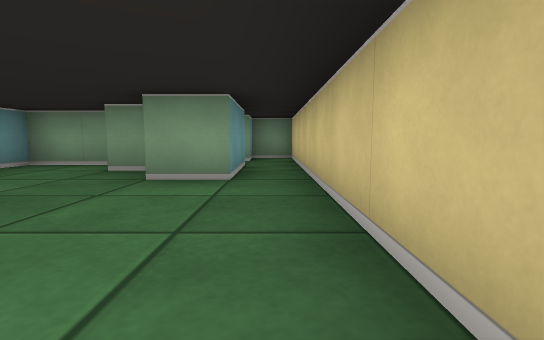
view 1 (above)

18 first-person views from a walk through a cub3D ray-caster map. The camera is about half as high as the walls, tilts 6° down and sees 85° across. The floor is counted in squares. Each view is taken from the middle of a square. On the plan, view 1 faces up. The plan holds only what a view shows up to about 9 squares ahead; the rest is blank. The place goes on beyond the plan.

view 2
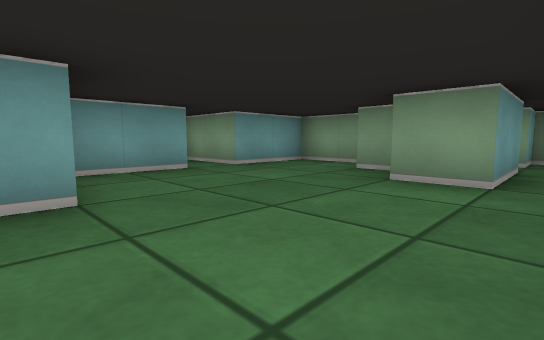

view 3
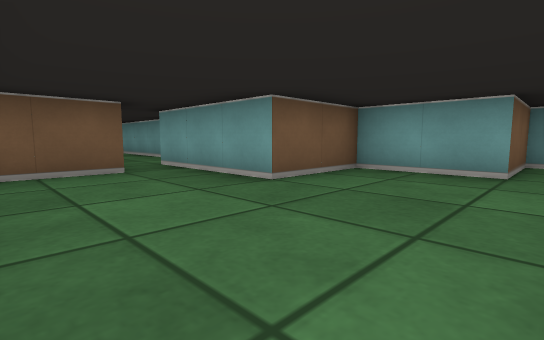

view 4
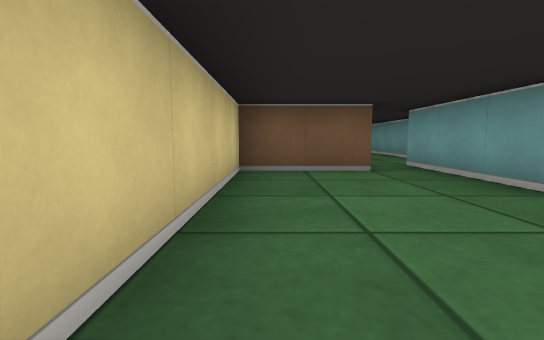

view 5
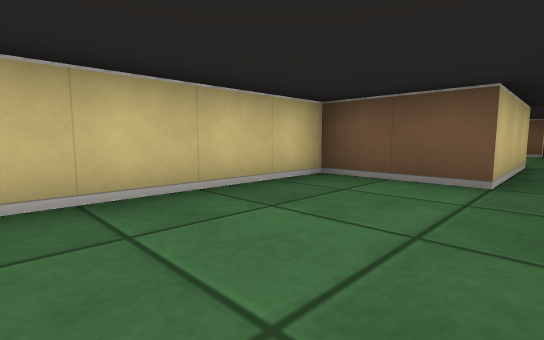

view 6
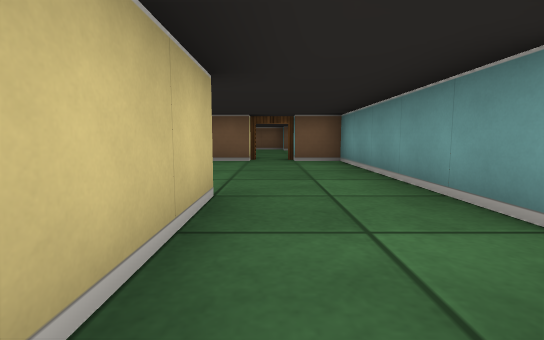

view 7
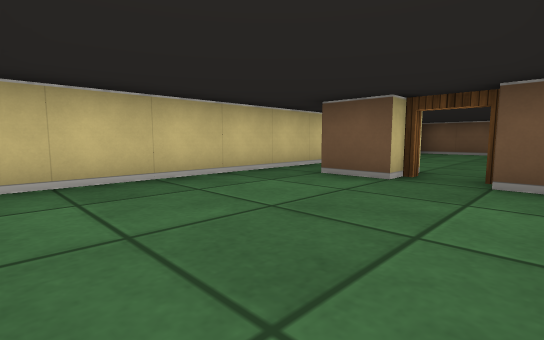

view 8
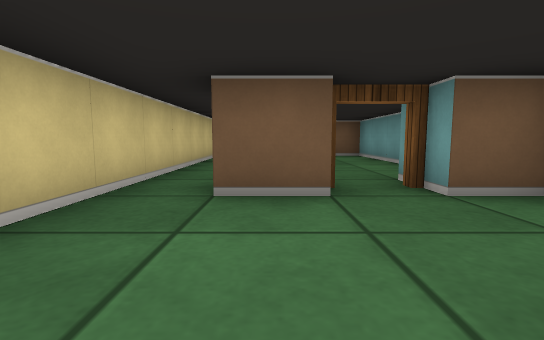

view 9
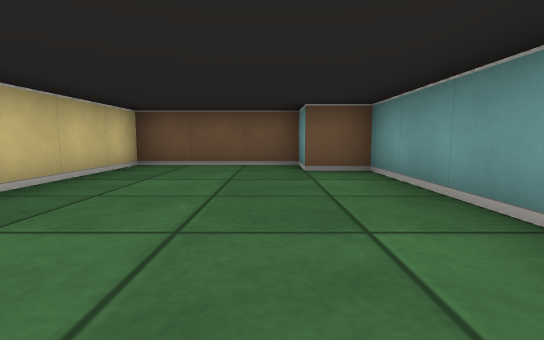

view 10
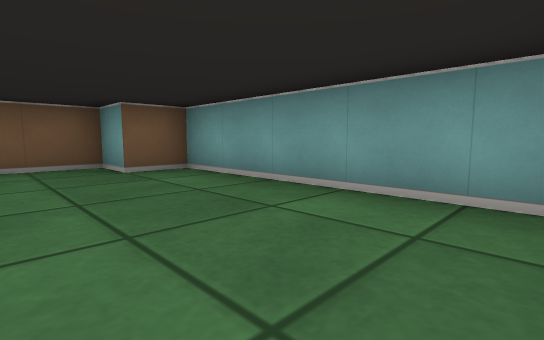

view 11
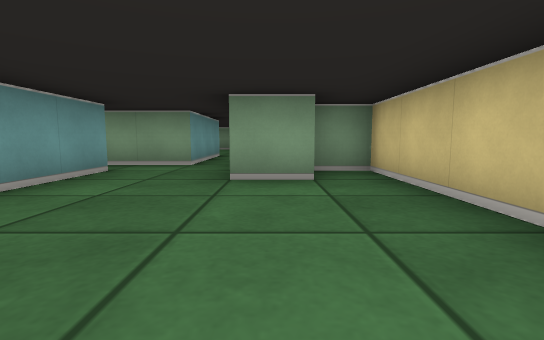

view 12
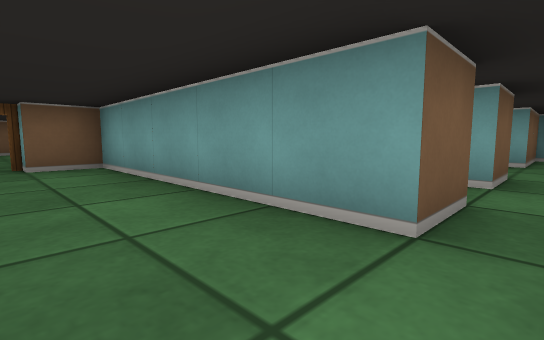

view 13
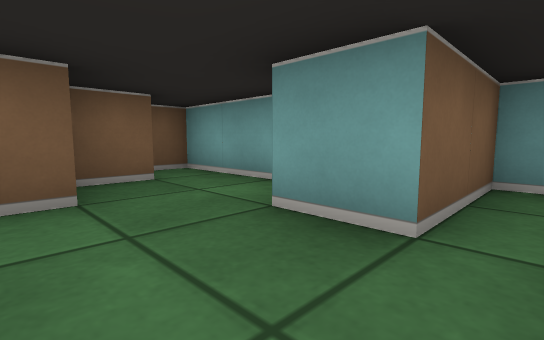

view 14
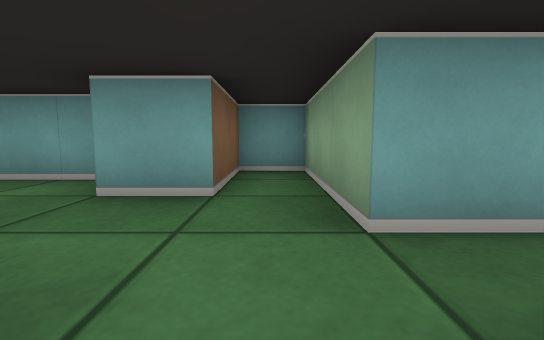

view 15
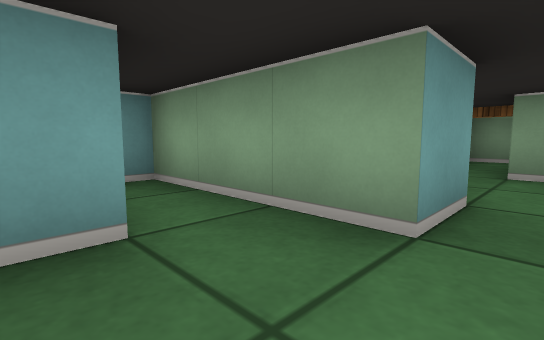

view 16
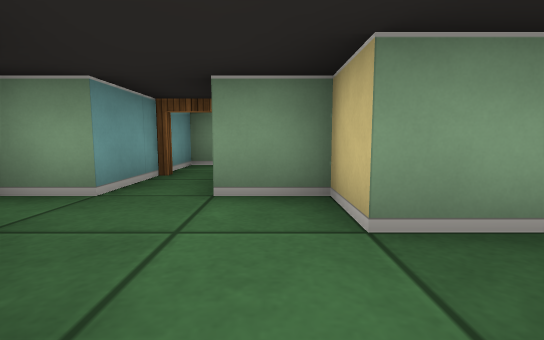

view 17
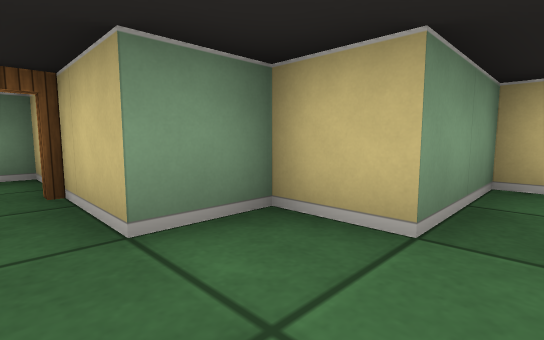

view 18
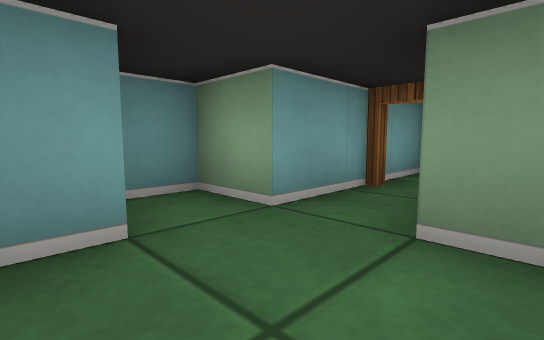

### Floor plan
Points are (right, up) in squares from view 1. A wall is a line through its corners. A room is listed if a view was taken in it or the views show most of it. See-through windows are left out.
Room 1 (views 1, 2, 3, 4, 5, 6)
walls: (-1.9, 4.5) (-2.5, 4.5); (-3, 5.5) (-4.5, 5.5) (-4.5, 3.5) (-6.4, 3.5); (-0.5, 5.5) (-0.5, 3.5) (-1.5, 3.5); (-6.5, 2.5) (-4.5, 2.5) (-4.5, 0.5) (-2.5, 0.5) (-2.5, -2.5); (-1.5, -2.5) (-1.5, -1.5) (0.5, -1.5) (0.5, 5.5)
ways out: opening at (-2, -2) to room 4; opening at (0, 4.5)
Room 2 (views 7, 8, 11)
walls: (-0.4, -4.5) (-1.5, -4.5) (-1.5, -3.5); (-1.5, -8.5) (-0.5, -8.5); (-3.5, -3.5) (-3.5, -8.5) (-2.5, -8.5); (0.5, -9.5) (0.5, -3.5) (-0.4, -3.5)
ways out: opening at (0, -9) to room 3; open door at (-2, -9) to room 3; opening at (-2.5, -4) to room 4
Room 3 (views 9, 10)
walls: (-3.5, -10) (-3.5, -14.5) (-2.5, -14.5) (-2.5, -15.5) (0.5, -15.5) (0.5, -9.5)
ways out: opening at (0, -9) to room 2; open door at (-2, -9) to room 2
Room 4 (view 12)
walls: (-2.5, -2.5) (-4.1, -2.5); (-1.5, -3.5) (-1.5, -2.5); (-4.6, -3.5) (-3.5, -3.5)
ways out: opening at (-2, -2) to room 1; opening at (-2.5, -4) to room 2; opening at (-4, -3) to room 5
Room 5 (views 13, 14, 15, 16, 17, 18)
walls: (-6.5, -3.5) (-5.5, -3.5); (-7.5, -1.4) (-7.5, -2.5) (-10.5, -2.5) (-10.5, -3.5) (-8.5, -3.5) (-8.5, -4.5); (-7.6, -5.5) (-7, -5.5); (-8.5, -0.4) (-8.5, -1); (-9.5, -5) (-9.5, -7.5) (-8.9, -7.5); (-4.5, -0.5) (-6.5, -0.5) (-6.5, 0.5) (-7.5, 0.5) (-7.5, 2); (-8.6, -6.5) (-7.6, -6.5); (-8.5, 2) (-8.5, 0.5) (-9.5, 0.5) (-9.5, -0.2)
ways out: opening at (-4, -3) to room 4; open door at (-8, 2) to room 6
Room 6 (no view inside)
walls: (-7.5, 2) (-7.5, 3.5) (-8.5, 3.5) (-8.5, 2)
ways out: open door at (-8, 2) to room 5

Positions as (right, up) in squares from view 1, and headings:
1: (0, 0), facing up
2: (0, 0), facing up-left
3: (0, 3), facing down-left
4: (0, 3), facing down
5: (-2, 2), facing down-right
6: (-2, -2), facing down
7: (-3, -5), facing down-right
8: (-1, -6), facing down
9: (-2, -10), facing down
10: (-1, -10), facing down-left
11: (-1, -8), facing up
12: (-2, -3), facing down-left
13: (-7, -3), facing down-left
14: (-6, -3), facing left
15: (-7, -4), facing up-left
16: (-7, -2), facing up
17: (-8, -1), facing up-right
18: (-7, -1), facing up-left
